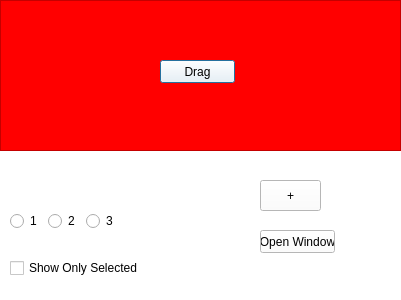
<?xml version="1.0" encoding="UTF-8"?>
<ui version="4.0">
 <class>Dialog</class>
 <widget class="QDialog" name="Dialog">
  <property name="geometry">
   <rect>
    <x>0</x>
    <y>0</y>
    <width>401</width>
    <height>300</height>
   </rect>
  </property>
  <property name="windowTitle">
   <string>Dialog</string>
  </property>
  <property name="styleSheet">
   <string notr="true">background-color:rgb(255, 255, 255)</string>
  </property>
  <widget class="QFrame" name="frame">
   <property name="geometry">
    <rect>
     <x>0</x>
     <y>0</y>
     <width>401</width>
     <height>151</height>
    </rect>
   </property>
   <property name="autoFillBackground">
    <bool>false</bool>
   </property>
   <property name="styleSheet">
    <string notr="true">background-color:rgb(255, 0, 0)</string>
   </property>
   <property name="frameShape">
    <enum>QFrame::StyledPanel</enum>
   </property>
   <property name="frameShadow">
    <enum>QFrame::Raised</enum>
   </property>
   <widget class="QPushButton" name="btn_drag">
    <property name="geometry">
     <rect>
      <x>160</x>
      <y>60</y>
      <width>75</width>
      <height>23</height>
     </rect>
    </property>
    <property name="styleSheet">
     <string notr="true">background-color:rgb(255, 255, 255)</string>
    </property>
    <property name="text">
     <string>Drag</string>
    </property>
   </widget>
  </widget>
  <widget class="QPushButton" name="pushButton_2">
   <property name="geometry">
    <rect>
     <x>260</x>
     <y>180</y>
     <width>61</width>
     <height>31</height>
    </rect>
   </property>
   <property name="text">
    <string>+</string>
   </property>
  </widget>
  <widget class="QPushButton" name="btn_open_window">
   <property name="geometry">
    <rect>
     <x>260</x>
     <y>230</y>
     <width>75</width>
     <height>23</height>
    </rect>
   </property>
   <property name="text">
    <string>Open Window</string>
   </property>
  </widget>
  <widget class="QWidget" name="gridLayoutWidget">
   <property name="geometry">
    <rect>
     <x>10</x>
     <y>210</y>
     <width>147</width>
     <height>22</height>
    </rect>
   </property>
   <layout class="QGridLayout" name="gridLayout">
    <item row="0" column="1">
     <widget class="QRadioButton" name="radioButton_2">
      <property name="text">
       <string>2</string>
      </property>
     </widget>
    </item>
    <item row="0" column="2">
     <widget class="QRadioButton" name="radioButton_3">
      <property name="text">
       <string>3</string>
      </property>
     </widget>
    </item>
    <item row="0" column="0">
     <widget class="QRadioButton" name="radioButton">
      <property name="text">
       <string>1</string>
      </property>
     </widget>
    </item>
    <item row="0" column="3">
     <spacer name="horizontalSpacer">
      <property name="orientation">
       <enum>Qt::Horizontal</enum>
      </property>
      <property name="sizeHint" stdset="0">
       <size>
        <width>40</width>
        <height>20</height>
       </size>
      </property>
     </spacer>
    </item>
   </layout>
  </widget>
  <widget class="QCheckBox" name="checkBox">
   <property name="geometry">
    <rect>
     <x>10</x>
     <y>260</y>
     <width>161</width>
     <height>16</height>
    </rect>
   </property>
   <property name="text">
    <string>Show Only Selected</string>
   </property>
  </widget>
  <zorder>frame</zorder>
  <zorder>gridLayoutWidget</zorder>
  <zorder>pushButton_2</zorder>
  <zorder>btn_open_window</zorder>
  <zorder>checkBox</zorder>
 </widget>
 <resources/>
 <connections/>
</ui>
